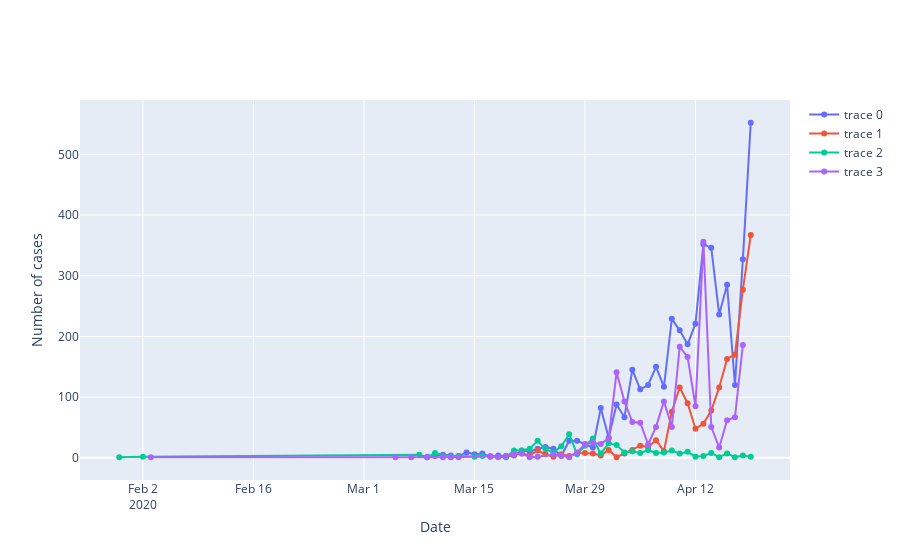

Here is the notebook cell this chart was saved with:
### Code cell
fig=go.Figure(data=data, layout=layout)
fig.show()

### Figure 1 — Plotly figure (JSON) as saved in the notebook; plotly's stock layout.template omitted (floating-point values rounded to 4 significant figures)
{"data": [{"mode": "lines+markers", "text": ["Maharashtra", "Maharashtra", "Maharashtra", "Maharashtra", "Maharashtra", "Maharashtra", "Maharashtra", "Maharashtra", "Maharashtra", "Maharashtra", "Maharashtra", "Maharashtra", "Maharashtra", "Maharashtra", "Maharashtra", "Maharashtra", "Maharashtra", "Maharashtra", "Maharashtra", "Maharashtra", "Maharashtra", "Maharashtra", "Maharashtra", "Maharashtra", "Maharashtra", "Maharashtra", "Maharashtra", "Maharashtra", "Maharashtra", "Maharashtra", "Maharashtra", "Maharashtra", "Maharashtra", "Maharashtra", "Maharashtra", "Maharashtra", "Maharashtra", "Maharashtra", "Maharashtra", "Maharashtra", "Maharashtra", "Maharashtra"], "type": "scatter", "x": ["2020-03-09T00:00:00", "2020-03-10T00:00:00", "2020-03-11T00:00:00", "2020-03-12T00:00:00", "2020-03-13T00:00:00", "2020-03-14T00:00:00", "2020-03-15T00:00:00", "2020-03-16T00:00:00", "2020-03-17T00:00:00", "2020-03-18T00:00:00", "2020-03-19T00:00:00", "2020-03-20T00:00:00", "2020-03-21T00:00:00", "2020-03-22T00:00:00", "2020-03-23T00:00:00", "2020-03-24T00:00:00", "2020-03-25T00:00:00", "2020-03-26T00:00:00", "2020-03-27T00:00:00", "2020-03-28T00:00:00", "2020-03-29T00:00:00", "2020-03-30T00:00:00", "2020-03-31T00:00:00", "2020-04-01T00:00:00", "2020-04-02T00:00:00", "2020-04-03T00:00:00", "2020-04-04T00:00:00", "2020-04-05T00:00:00", "2020-04-06T00:00:00", "2020-04-07T00:00:00", "2020-04-08T00:00:00", "2020-04-09T00:00:00", "2020-04-10T00:00:00", "2020-04-11T00:00:00", "2020-04-12T00:00:00", "2020-04-13T00:00:00", "2020-04-14T00:00:00", "2020-04-15T00:00:00", "2020-04-16T00:00:00", "2020-04-17T00:00:00", "2020-04-18T00:00:00", "2020-04-19T00:00:00"], "y": [2, 3, 5, 4, 3, 9, 6, 7, 2, 4, 3, 4, 12, 10, 15, 18, 15, 3, 28, 28, 22, 17, 82, 33, 88, 67, 145, 113, 120, 150, 117, 229, 210, 187, 221, 352, 346, 236, 285, 120, 327, 552]}, {"mode": "lines+markers", "text": ["Gujarat", "Gujarat", "Gujarat", "Gujarat", "Gujarat", "Gujarat", "Gujarat", "Gujarat", "Gujarat", "Gujarat", "Gujarat", "Gujarat", "Gujarat", "Gujarat", "Gujarat", "Gujarat", "Gujarat", "Gujarat", "Gujarat", "Gujarat", "Gujarat", "Gujarat", "Gujarat", "Gujarat", "Gujarat", "Gujarat", "Gujarat", "Gujarat", "Gujarat", "Gujarat", "Gujarat", "Gujarat"], "type": "scatter", "x": ["2020-03-19T00:00:00", "2020-03-20T00:00:00", "2020-03-21T00:00:00", "2020-03-22T00:00:00", "2020-03-23T00:00:00", "2020-03-24T00:00:00", "2020-03-25T00:00:00", "2020-03-26T00:00:00", "2020-03-27T00:00:00", "2020-03-28T00:00:00", "2020-03-29T00:00:00", "2020-03-30T00:00:00", "2020-03-31T00:00:00", "2020-04-01T00:00:00", "2020-04-02T00:00:00", "2020-04-03T00:00:00", "2020-04-04T00:00:00", "2020-04-05T00:00:00", "2020-04-06T00:00:00", "2020-04-07T00:00:00", "2020-04-08T00:00:00", "2020-04-09T00:00:00", "2020-04-10T00:00:00", "2020-04-11T00:00:00", "2020-04-12T00:00:00", "2020-04-13T00:00:00", "2020-04-14T00:00:00", "2020-04-15T00:00:00", "2020-04-16T00:00:00", "2020-04-17T00:00:00", "2020-04-18T00:00:00", "2020-04-19T00:00:00"], "y": [2, 5, 7, 4, 12, 6, 2, 6, 3, 8, 8, 7, 4, 13, 1, 7, 13, 20, 18, 29, 11, 76, 116, 90, 48, 56, 78, 116, 163, 170, 277, 367]}, {"mode": "lines+markers", "text": ["Kerala", "Kerala", "Kerala", "Kerala", "Kerala", "Kerala", "Kerala", "Kerala", "Kerala", "Kerala", "Kerala", "Kerala", "Kerala", "Kerala", "Kerala", "Kerala", "Kerala", "Kerala", "Kerala", "Kerala", "Kerala", "Kerala", "Kerala", "Kerala", "Kerala", "Kerala", "Kerala", "Kerala", "Kerala", "Kerala", "Kerala", "Kerala", "Kerala", "Kerala", "Kerala", "Kerala", "Kerala", "Kerala", "Kerala", "Kerala", "Kerala"], "type": "scatter", "x": ["2020-01-30T00:00:00", "2020-02-02T00:00:00", "2020-03-08T00:00:00", "2020-03-09T00:00:00", "2020-03-10T00:00:00", "2020-03-12T00:00:00", "2020-03-13T00:00:00", "2020-03-15T00:00:00", "2020-03-16T00:00:00", "2020-03-19T00:00:00", "2020-03-20T00:00:00", "2020-03-21T00:00:00", "2020-03-22T00:00:00", "2020-03-23T00:00:00", "2020-03-24T00:00:00", "2020-03-25T00:00:00", "2020-03-26T00:00:00", "2020-03-27T00:00:00", "2020-03-28T00:00:00", "2020-03-29T00:00:00", "2020-03-30T00:00:00", "2020-03-31T00:00:00", "2020-04-01T00:00:00", "2020-04-02T00:00:00", "2020-04-03T00:00:00", "2020-04-04T00:00:00", "2020-04-05T00:00:00", "2020-04-06T00:00:00", "2020-04-07T00:00:00", "2020-04-08T00:00:00", "2020-04-09T00:00:00", "2020-04-10T00:00:00", "2020-04-11T00:00:00", "2020-04-12T00:00:00", "2020-04-13T00:00:00", "2020-04-14T00:00:00", "2020-04-15T00:00:00", "2020-04-16T00:00:00", "2020-04-17T00:00:00", "2020-04-18T00:00:00", "2020-04-19T00:00:00"], "y": [1, 2, 5, 1, 8, 2, 3, 2, 3, 1, 12, 12, 15, 28, 14, 9, 19, 39, 6, 20, 32, 7, 24, 21, 9, 11, 8, 13, 8, 9, 12, 7, 10, 2, 3, 8, 1, 7, 1, 4, 2]}, {"mode": "lines+markers", "text": ["Delhi", "Delhi", "Delhi", "Delhi", "Delhi", "Delhi", "Delhi", "Delhi", "Delhi", "Delhi", "Delhi", "Delhi", "Delhi", "Delhi", "Delhi", "Delhi", "Delhi", "Delhi", "Delhi", "Delhi", "Delhi", "Delhi", "Delhi", "Delhi", "Delhi", "Delhi", "Delhi", "Delhi", "Delhi", "Delhi", "Delhi", "Delhi", "Delhi", "Delhi", "Delhi", "Delhi", "Delhi", "Delhi", "Delhi"], "type": "scatter", "x": ["2020-02-03T00:00:00", "2020-03-05T00:00:00", "2020-03-07T00:00:00", "2020-03-09T00:00:00", "2020-03-11T00:00:00", "2020-03-12T00:00:00", "2020-03-13T00:00:00", "2020-03-17T00:00:00", "2020-03-18T00:00:00", "2020-03-19T00:00:00", "2020-03-20T00:00:00", "2020-03-21T00:00:00", "2020-03-22T00:00:00", "2020-03-23T00:00:00", "2020-03-25T00:00:00", "2020-03-26T00:00:00", "2020-03-27T00:00:00", "2020-03-28T00:00:00", "2020-03-29T00:00:00", "2020-03-30T00:00:00", "2020-03-31T00:00:00", "2020-04-01T00:00:00", "2020-04-02T00:00:00", "2020-04-03T00:00:00", "2020-04-04T00:00:00", "2020-04-05T00:00:00", "2020-04-06T00:00:00", "2020-04-07T00:00:00", "2020-04-08T00:00:00", "2020-04-09T00:00:00", "2020-04-10T00:00:00", "2020-04-11T00:00:00", "2020-04-12T00:00:00", "2020-04-13T00:00:00", "2020-04-14T00:00:00", "2020-04-15T00:00:00", "2020-04-16T00:00:00", "2020-04-17T00:00:00", "2020-04-18T00:00:00"], "y": [1, 1, 1, 1, 1, 1, 1, 3, 1, 3, 6, 7, 1, 2, 5, 4, 1, 9, 23, 25, 23, 32, 141, 93, 59, 58, 22, 51, 93, 51, 183, 166, 85, 356, 51, 17, 62, 67, 186]}], "layout": {"xaxis": {"title": {"text": "Date"}}, "yaxis": {"title": {"text": "Number of cases"}}}}
